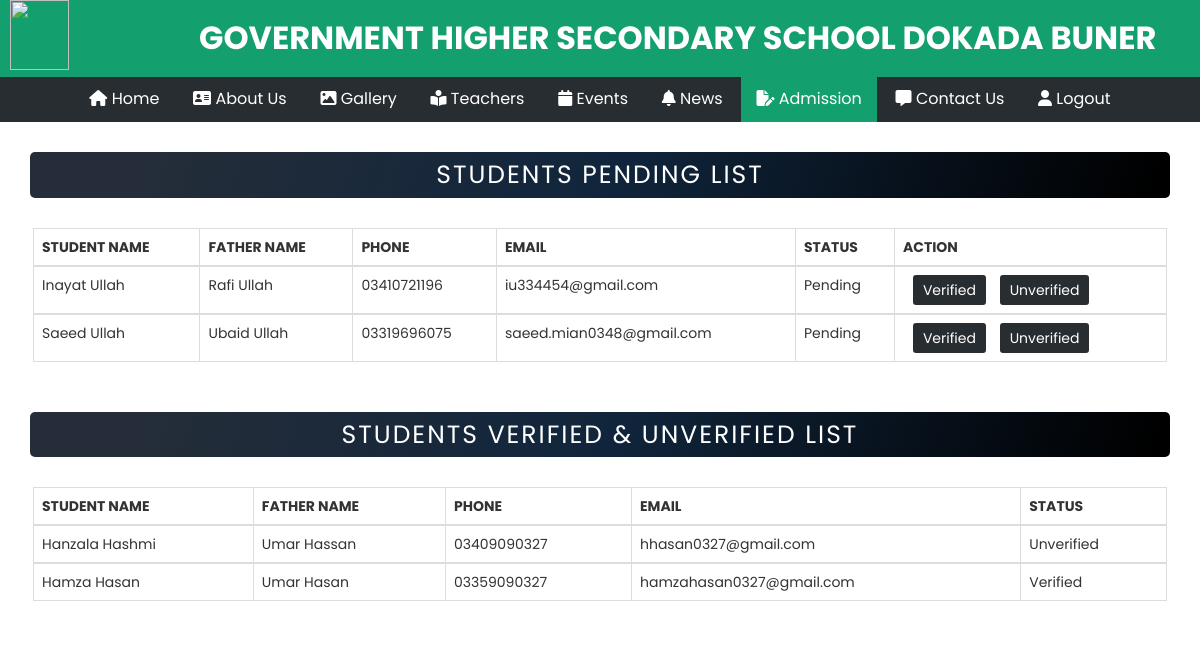
The app's page /Admission-Verify.php (signed in) with its own data.
### tables this page shows
CREATE TABLE `admission` (
  `id` int(11) NOT NULL,
  `profile_image` varchar(255) NOT NULL,
  `feeslip_image` varchar(255) NOT NULL,
  `session` int(11) NOT NULL,
  `student_name` varchar(50) NOT NULL,
  `student_cnic` varchar(13) NOT NULL,
  `student_mobile` varchar(13) NOT NULL,
  `father_name` varchar(50) NOT NULL,
  `father_cnic` varchar(13) NOT NULL,
  `father_mobile` varchar(13) NOT NULL,
  `gender` varchar(50) NOT NULL,
  `date_birth` date NOT NULL,
  `blood_group` varchar(50) NOT NULL,
  `home_address` varchar(255) NOT NULL,
  `email` varchar(50) NOT NULL,
  `religion` varchar(50) NOT NULL,
  `school_board` varchar(255) NOT NULL,
  `roll_number` int(11) NOT NULL,
  `passing_year` int(11) NOT NULL,
  `total_marks` int(11) NOT NULL,
  `obtained_marks` int(11) NOT NULL,
  `percentage` varchar(50) NOT NULL,
  `grade` varchar(50) NOT NULL,
  `groups` varchar(50) NOT NULL,
  `status` varchar(255) NOT NULL,
  `upload_date` timestamp NOT NULL DEFAULT current_timestamp() ON UPDATE current_timestamp()
);

### Admission-Verify.php (the view, shortened to what this page needs)
<?php
include('Connection.php');
?>
<!DOCTYPE html>
<html lang="en">
<head>
	<link rel="stylesheet" href="https://cdnjs.cloudflare.com/ajax/libs/font-awesome/6.2.1/css/all.min.css"/>
    <link rel="stylesheet" href="https://maxcdn.bootstrapcdn.com/bootstrap/3.4.1/css/bootstrap.min.css">
</head>
<body>
	<header>
        <div class="logo">
            <img src="Folder/Logo.png">
        </div>
        <div class="name">
            <h1>GOVERNMENT HIGHER SECONDARY SCHOOL DOKADA BUNER</h1>
        </div>
    </header>
    <nav>
        <ul>
            <li><a href="#"><i class="fa-solid fa-house"></i> Home</a>
            </li>
            <li><a href="Admin-About.php"><i class="fa-solid fa-address-card"></i> About Us</a></li>
            <li><a href="Admin-Gallery.php"><i class="fa-solid fa-image"></i> Gallery</a></li>
            <li><a href="Admin-Teachers.php"><i class="fa-solid fa-book-open-reader"></i> Teachers</a></li>
            <li><a href="#"><i class="fa-solid fa-calendar"></i> Events</a></li>
            <li><a href="#"><i class="fa-solid fa-bell"></i> News</a>
            </li>
            <li class="click"><a href="#"><i class="fa-solid fa-file-pen"></i> Admission</a>
            </li>
            <li><a href="Admin-Contact.php"><i class="fa-solid fa-message"></i> Contact Us</a></li>
            <li><a href="Admin-Logout.php"><i class="fa-solid fa-user"></i> Logout</a></li>
        </ul>
    </nav>
    <div class="myHead">
        <p>STUDENTS PENDING LIST</p>
    </div>
    <div class="container" style="width: 97%; margin: 30px auto;">
		<table class="table table-bordered col-md-12">
  			<thead>
    			<tr>
	    			<th scope="col">STUDENT NAME</th>
	    			<th scope="col">FATHER NAME</th>
	    			<th scope="col">PHONE</th>
	    			<th scope="col">EMAIL</th>
	    			<th scope="col">STATUS</th>
	    			<th scope="col">ACTION</th>
    			</tr>
  			</thead>
			<?php
			$query = "SELECT * FROM admission WHERE status = 'Pending' ORDER BY upload_date DESC";
			$result = mysqli_query($conn, $query);
			while($row = mysqli_fetch_array($result)) {
			?>
  			<tbody>
    			<tr>
      				<td><?php echo $row['student_name']; ?></td>
      				<td><?php echo $row['father_name']; ?></td>
      				<td><?php echo $row['student_mobile']; ?></td>
      				<td><?php echo $row['email']; ?></td>
      				<td><?php echo $row['status']; ?></td>
      				<td>
		    			<form action="#" method="POST">
		      				<input type="submit" name="verified" value="Verified" class="myButton">
		      				<input type="submit" name="unverified" value="Unverified" class="myButton">
		    			</form>
      				</td>
    			</tr>
  			</tbody>
  			<?php } ?>
		</table>
	</div>
	<div class="myHead">
        <p>STUDENTS VERIFIED & UNVERIFIED LIST</p>
    </div>
    <div class="container" style="width: 97%; margin: 30px auto;">
		<table class="table table-bordered col-md-12">
  			<thead>
    			<tr>
	    			<th scope="col">STUDENT NAME</th>
	    			<th scope="col">FATHER NAME</th>
	    			<th scope="col">PHONE</th>
	    			<th scope="col">EMAIL</th>
	    			<th scope="col">STATUS</th>
    			</tr>
  			</thead>
			<?php
			$query = "SELECT * FROM admission WHERE status = 'Verified' OR status = 'Unverified' ORDER BY upload_date DESC";
			$result = mysqli_query($conn, $query);
			while($row = mysqli_fetch_array($result)) {
			?>
  			<tbody>
    			<tr>
      				<td><?php echo $row['student_name']; ?></td>
      				<td><?php echo $row['father_name']; ?></td>
      				<td><?php echo $row['student_mobile']; ?></td>
      				<td><?php echo $row['email']; ?></td>
      				<td><?php echo $row['status']; ?></td>
    			</tr>
  			</tbody>
  			<?php } ?>
		</table>
	</div>
</body>
</html>

### Admission-Verify.php (style rules this page uses)
* { padding: 0; margin: 0; box-sizing: border-box; font-family: 'Poppins', sans-serif; }
header { color: white; background-color: rgb(20, 160, 110); padding: 0px 10px 7px 10px; display: flex; position: sticky; top: 0; left: 0; z-index: 1000; }
.logo { width: 5%; }
.logo img { width: 100%; height: 70px; object-fit: cover; }
.name h1 { margin-left: 130px; font-size: 32px; font-weight: bold; }
nav { background-color: rgb(40, 45, 50); text-align: center; position: sticky; top: 77px; left: 0; z-index: 1000; }
nav ul li { display: inline-block; background-color: rgb(40, 45, 50); position: relative; }
nav ul li a { color: white; font-size: 16px; padding: 11px 15px; display: block; }
nav .click { background-color: rgb(20, 160, 110); }
.myHead p { background: linear-gradient(109.6deg, rgb(36, 45, 57) 11.2%, rgb(16, 37, 60) 51.2%, rgb(0, 0, 0) 98.6%); color: white; padding: 5px; margin: 30px; font-size: 25px; border-radius: 5px; text-align: center; letter-spacing: 2px; }
.myButton { background-color: rgb(40, 45, 50); color: white; border: none; padding: 5px 10px; margin-left: 10px; border-radius: 3px; }

### records on screen
admission: student_name "Inayat Ullah", father_name "Rafi Ullah", student_mobile "03410721196", email "iu334454@gmail.com", status "Pending"
admission: student_name "Saeed Ullah", father_name "Ubaid Ullah", student_mobile "03319696075", email "saeed.mian0348@gmail.com", status "Pending"
admission: student_name "Hanzala Hashmi", father_name "Umar Hassan", student_mobile "03409090327", email "hhasan0327@gmail.com", status "Unverified"
admission: student_name "Hamza Hasan", father_name "Umar Hasan", student_mobile "03359090327", email "hamzahasan0327@gmail.com", status "Verified"
